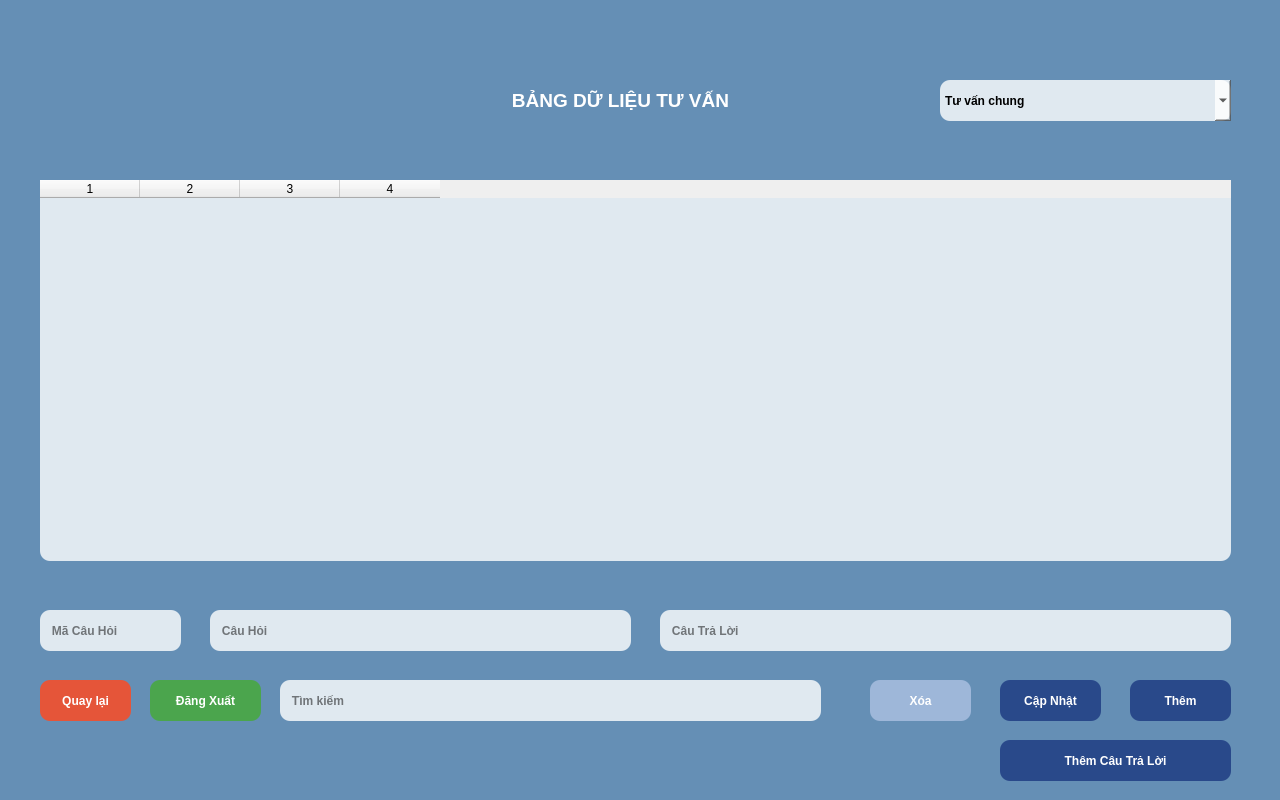
<?xml version="1.0" encoding="UTF-8"?>
<ui version="4.0">
 <class>datatable_window</class>
 <widget class="QMainWindow" name="datatable_window">
  <property name="geometry">
   <rect>
    <x>0</x>
    <y>0</y>
    <width>1280</width>
    <height>800</height>
   </rect>
  </property>
  <property name="minimumSize">
   <size>
    <width>1280</width>
    <height>800</height>
   </size>
  </property>
  <property name="maximumSize">
   <size>
    <width>1280</width>
    <height>800</height>
   </size>
  </property>
  <property name="windowTitle">
   <string>BẢNG DỮ LIỆU TƯ VẤN</string>
  </property>
  <property name="windowIcon">
   <iconset>
    <normaloff>img/logo.png</normaloff>img/logo.png</iconset>
  </property>
  <widget class="QWidget" name="centralwidget">
   <widget class="QLabel" name="logo">
    <property name="geometry">
     <rect>
      <x>40</x>
      <y>20</y>
      <width>271</width>
      <height>141</height>
     </rect>
    </property>
    <property name="styleSheet">
     <string notr="true"/>
    </property>
    <property name="text">
     <string/>
    </property>
    <property name="pixmap">
     <pixmap>img/logo.png</pixmap>
    </property>
    <property name="scaledContents">
     <bool>true</bool>
    </property>
    <property name="wordWrap">
     <bool>false</bool>
    </property>
    <property name="openExternalLinks">
     <bool>false</bool>
    </property>
   </widget>
   <widget class="QPushButton" name="tittle_window">
    <property name="geometry">
     <rect>
      <x>370</x>
      <y>50</y>
      <width>501</width>
      <height>101</height>
     </rect>
    </property>
    <property name="font">
     <font>
      <family>Tahoma</family>
      <pointsize>14</pointsize>
      <weight>75</weight>
      <italic>false</italic>
      <bold>true</bold>
     </font>
    </property>
    <property name="tabletTracking">
     <bool>false</bool>
    </property>
    <property name="styleSheet">
     <string notr="true">QPushButton{
	color: rgb(255, 255, 255);
	font: 75 14pt &quot;Tahoma&quot;;
	border-radius: 20px;
	font-weight: bold;
}
QPushButton:hover{
	font: 75 16pt &quot;Tahoma&quot;;
	border-radius: 20px;
	font-weight: bold;
}</string>
    </property>
    <property name="text">
     <string>BẢNG DỮ LIỆU TƯ VẤN</string>
    </property>
   </widget>
   <widget class="QPushButton" name="back_button">
    <property name="geometry">
     <rect>
      <x>40</x>
      <y>680</y>
      <width>91</width>
      <height>41</height>
     </rect>
    </property>
    <property name="styleSheet">
     <string notr="true">QPushButton{
	color: rgb(255, 255, 255);
	font: 75 10pt &quot;Tahoma&quot;;
	border-radius: 10px;
	background-color: rgb(236, 82, 51,95%);
	font-weight: bold;
}
QPushButton:hover{
	font: 75 12pt &quot;Tahoma&quot;;
	border-radius: 10px;
	border: 3px solid #EC5233;
	background-color: rgb(236, 82, 51,65%);
	font-weight: bold;
}</string>
    </property>
    <property name="text">
     <string>Quay lại</string>
    </property>
    <property name="autoRepeatDelay">
     <number>300</number>
    </property>
   </widget>
   <widget class="QPushButton" name="delete_button">
    <property name="geometry">
     <rect>
      <x>870</x>
      <y>680</y>
      <width>101</width>
      <height>41</height>
     </rect>
    </property>
    <property name="styleSheet">
     <string notr="true">QPushButton{
	color: rgb(255,255,255);
	font: 75 14pt &quot;Tahoma&quot;;
	border-radius: 10px;
	background-color: rgb(177, 196, 229,75%);
	font-weight: bold;
}
QPushButton:hover{
	font: 75 16pt &quot;Tahoma&quot;;
	border-radius: 10px;
	border: 3px solid #b1c4e5;
	background-color: rgb(177, 196, 229,60%);
	font-weight: bold;
}</string>
    </property>
    <property name="text">
     <string>Xóa</string>
    </property>
    <property name="autoRepeatDelay">
     <number>300</number>
    </property>
   </widget>
   <widget class="QPushButton" name="update_button">
    <property name="geometry">
     <rect>
      <x>1000</x>
      <y>680</y>
      <width>101</width>
      <height>41</height>
     </rect>
    </property>
    <property name="styleSheet">
     <string notr="true">QPushButton{
	font: 75 10pt &quot;Tahoma&quot;;
	border-radius: 10px;
	background-color: rgba(34,65,134,90%);
	color: rgb(255, 255, 255);
	font-weight: bold;
}
QPushButton:hover{
	font: 75 12pt &quot;Tahoma&quot;;
	border-radius: 10px;
	border: 3px solid rgb(59,108,212);
	background-color: rgba(59,108,212,65%);
	font-weight: bold;
}</string>
    </property>
    <property name="text">
     <string>Cập Nhật</string>
    </property>
    <property name="autoRepeatDelay">
     <number>300</number>
    </property>
   </widget>
   <widget class="QPushButton" name="add_button">
    <property name="geometry">
     <rect>
      <x>1130</x>
      <y>680</y>
      <width>101</width>
      <height>41</height>
     </rect>
    </property>
    <property name="styleSheet">
     <string notr="true">QPushButton{
	font: 75 10pt &quot;Tahoma&quot;;
	border-radius: 10px;
	background-color: rgba(34,65,134,90%);
	color: rgb(255, 255, 255);
	font-weight: bold;
}
QPushButton:hover{
	font: 75 12pt &quot;Tahoma&quot;;
	border-radius: 10px;
	border: 3px solid rgb(59,108,212);
	background-color: rgba(59,108,212,65%);
	font-weight: bold;
}</string>
    </property>
    <property name="text">
     <string>Thêm</string>
    </property>
    <property name="autoRepeatDelay">
     <number>300</number>
    </property>
   </widget>
   <widget class="QTableWidget" name="datatable">
    <property name="geometry">
     <rect>
      <x>40</x>
      <y>180</y>
      <width>1191</width>
      <height>381</height>
     </rect>
    </property>
    <property name="styleSheet">
     <string notr="true">QTableWidget{
	font: 75 10pt &quot;Tahoma&quot;;
	border-radius: 10px;
	background-color: rgba(255, 255, 255,80%);
	font-weight: bold;
}

QTableWidget:hover{
	font: 75 12pt &quot;Tahoma&quot;;
	border: 2px solid #92D050;
	background-color: rgba(255, 255, 255,90%);
	font-weight: bold;
}</string>
    </property>
    <property name="editTriggers">
     <set>QAbstractItemView::SelectedClicked</set>
    </property>
    <property name="columnCount">
     <number>4</number>
    </property>
    <column/>
    <column/>
    <column/>
    <column/>
   </widget>
   <widget class="QLabel" name="background">
    <property name="geometry">
     <rect>
      <x>0</x>
      <y>0</y>
      <width>1280</width>
      <height>800</height>
     </rect>
    </property>
    <property name="minimumSize">
     <size>
      <width>1280</width>
      <height>800</height>
     </size>
    </property>
    <property name="maximumSize">
     <size>
      <width>1280</width>
      <height>800</height>
     </size>
    </property>
    <property name="mouseTracking">
     <bool>false</bool>
    </property>
    <property name="tabletTracking">
     <bool>false</bool>
    </property>
    <property name="focusPolicy">
     <enum>Qt::NoFocus</enum>
    </property>
    <property name="contextMenuPolicy">
     <enum>Qt::NoContextMenu</enum>
    </property>
    <property name="autoFillBackground">
     <bool>false</bool>
    </property>
    <property name="styleSheet">
     <string notr="true"/>
    </property>
    <property name="text">
     <string/>
    </property>
    <property name="pixmap">
     <pixmap>img/background.jpg</pixmap>
    </property>
    <property name="scaledContents">
     <bool>true</bool>
    </property>
   </widget>
   <widget class="QLabel" name="background_fillter">
    <property name="geometry">
     <rect>
      <x>0</x>
      <y>0</y>
      <width>1280</width>
      <height>800</height>
     </rect>
    </property>
    <property name="minimumSize">
     <size>
      <width>1280</width>
      <height>800</height>
     </size>
    </property>
    <property name="maximumSize">
     <size>
      <width>1280</width>
      <height>800</height>
     </size>
    </property>
    <property name="mouseTracking">
     <bool>false</bool>
    </property>
    <property name="tabletTracking">
     <bool>false</bool>
    </property>
    <property name="focusPolicy">
     <enum>Qt::NoFocus</enum>
    </property>
    <property name="contextMenuPolicy">
     <enum>Qt::NoContextMenu</enum>
    </property>
    <property name="autoFillBackground">
     <bool>false</bool>
    </property>
    <property name="styleSheet">
     <string notr="true">QLabel{
	background: rgb(8, 78, 142,60%);
}</string>
    </property>
    <property name="text">
     <string/>
    </property>
   </widget>
   <widget class="QPushButton" name="logout_button">
    <property name="geometry">
     <rect>
      <x>150</x>
      <y>680</y>
      <width>111</width>
      <height>41</height>
     </rect>
    </property>
    <property name="styleSheet">
     <string notr="true">QPushButton{
	color: rgb(255, 255, 255);
	font: 75 10pt &quot;Tahoma&quot;;
	border-radius: 10px;
	background-color: rgba(74,167,72,95%);
	font-weight: bold;
}
QPushButton:hover{
	font: 75 12pt &quot;Tahoma&quot;;
	border-radius: 10px;
	border: 3px solid #4AA748;
	background-color: rgba(132,193,65,65%);
	font-weight: bold;
}</string>
    </property>
    <property name="text">
     <string>Đăng Xuất</string>
    </property>
    <property name="autoRepeatDelay">
     <number>300</number>
    </property>
   </widget>
   <widget class="QLineEdit" name="idkeyword_input">
    <property name="geometry">
     <rect>
      <x>40</x>
      <y>610</y>
      <width>141</width>
      <height>41</height>
     </rect>
    </property>
    <property name="styleSheet">
     <string notr="true">QLineEdit{
	font: 75 10pt &quot;HungHau&quot;;
	border-radius: 10px;
	background-color: rgba(255, 255, 255,80%);
	font-weight: bold;
}

QLineEdit:hover{
	font: 75 12pt &quot;HungHau&quot;;
	border: 2px solid #92D050;
	background-color: rgba(255, 255, 255,90%);
	font-weight: bold;
}</string>
    </property>
    <property name="text">
     <string/>
    </property>
    <property name="echoMode">
     <enum>QLineEdit::Normal</enum>
    </property>
    <property name="cursorPosition">
     <number>0</number>
    </property>
    <property name="alignment">
     <set>Qt::AlignLeading|Qt::AlignLeft|Qt::AlignVCenter</set>
    </property>
    <property name="placeholderText">
     <string>   Mã Câu Hỏi</string>
    </property>
   </widget>
   <widget class="QLineEdit" name="question_input">
    <property name="geometry">
     <rect>
      <x>210</x>
      <y>610</y>
      <width>421</width>
      <height>41</height>
     </rect>
    </property>
    <property name="styleSheet">
     <string notr="true">QLineEdit{
	font: 75 10pt &quot;HungHau&quot;;
	border-radius: 10px;
	background-color: rgba(255, 255, 255,80%);
	font-weight: bold;
}

QLineEdit:hover{
	font: 75 12pt &quot;HungHau&quot;;
	border: 2px solid #92D050;
	background-color: rgba(255, 255, 255,90%);
	font-weight: bold;
}</string>
    </property>
    <property name="text">
     <string/>
    </property>
    <property name="echoMode">
     <enum>QLineEdit::Normal</enum>
    </property>
    <property name="cursorPosition">
     <number>0</number>
    </property>
    <property name="alignment">
     <set>Qt::AlignLeading|Qt::AlignLeft|Qt::AlignVCenter</set>
    </property>
    <property name="placeholderText">
     <string>   Câu Hỏi</string>
    </property>
   </widget>
   <widget class="QLineEdit" name="answer_input">
    <property name="geometry">
     <rect>
      <x>660</x>
      <y>610</y>
      <width>571</width>
      <height>41</height>
     </rect>
    </property>
    <property name="styleSheet">
     <string notr="true">QLineEdit{
	font: 75 10pt &quot;HungHau&quot;;
	border-radius: 10px;
	background-color: rgba(255, 255, 255,80%);
	font-weight: bold;
}

QLineEdit:hover{
	font: 75 12pt &quot;HungHau&quot;;
	border: 2px solid #92D050;
	background-color: rgba(255, 255, 255,90%);
	font-weight: bold;
}</string>
    </property>
    <property name="text">
     <string/>
    </property>
    <property name="echoMode">
     <enum>QLineEdit::Normal</enum>
    </property>
    <property name="cursorPosition">
     <number>0</number>
    </property>
    <property name="alignment">
     <set>Qt::AlignLeading|Qt::AlignLeft|Qt::AlignVCenter</set>
    </property>
    <property name="placeholderText">
     <string>   Câu Trả Lời</string>
    </property>
   </widget>
   <widget class="QLineEdit" name="search_input">
    <property name="geometry">
     <rect>
      <x>280</x>
      <y>680</y>
      <width>541</width>
      <height>41</height>
     </rect>
    </property>
    <property name="styleSheet">
     <string notr="true">QLineEdit{
	font: 75 10pt &quot;HungHau&quot;;
	border-radius: 10px;
	background-color: rgba(255, 255, 255,80%);
	font-weight: bold;
}

QLineEdit:hover{
	font: 75 12pt &quot;HungHau&quot;;
	border: 2px solid #92D050;
	background-color: rgba(255, 255, 255,90%);
	font-weight: bold;
}</string>
    </property>
    <property name="text">
     <string/>
    </property>
    <property name="echoMode">
     <enum>QLineEdit::Normal</enum>
    </property>
    <property name="cursorPosition">
     <number>0</number>
    </property>
    <property name="alignment">
     <set>Qt::AlignLeading|Qt::AlignLeft|Qt::AlignVCenter</set>
    </property>
    <property name="placeholderText">
     <string>   Tìm kiếm</string>
    </property>
   </widget>
   <widget class="QComboBox" name="choosetable_box">
    <property name="geometry">
     <rect>
      <x>940</x>
      <y>80</y>
      <width>291</width>
      <height>41</height>
     </rect>
    </property>
    <property name="styleSheet">
     <string notr="true">QComboBox{
	font: 75 12pt &quot;Tahoma&quot;;
	border-radius: 10px;
	background-color: rgba(255, 255, 255,80%);
	font-weight: bold;
}

QComboBox:hover{
	font: 75 14pt &quot;Tahoma&quot;;
	border: 2px solid #92D050;
	background-color: rgba(255, 255, 255,90%);
	font-weight: bold;
}</string>
    </property>
    <item>
     <property name="text">
      <string>Tư vấn chung</string>
     </property>
    </item>
    <item>
     <property name="text">
      <string>Công nghệ thông tin</string>
     </property>
    </item>
    <item>
     <property name="text">
      <string>Du lịch</string>
     </property>
    </item>
    <item>
     <property name="text">
      <string>Quản Trị Kinh Doanh</string>
     </property>
    </item>
   </widget>
   <widget class="QPushButton" name="add_button_ctl">
    <property name="geometry">
     <rect>
      <x>1000</x>
      <y>740</y>
      <width>231</width>
      <height>41</height>
     </rect>
    </property>
    <property name="styleSheet">
     <string notr="true">QPushButton{
	font: 75 10pt &quot;Tahoma&quot;;
	border-radius: 10px;
	background-color: rgba(34,65,134,90%);
	color: rgb(255, 255, 255);
	font-weight: bold;
}
QPushButton:hover{
	font: 75 12pt &quot;Tahoma&quot;;
	border-radius: 10px;
	border: 3px solid rgb(59,108,212);
	background-color: rgba(59,108,212,65%);
	font-weight: bold;
}</string>
    </property>
    <property name="text">
     <string>Thêm Câu Trả Lời</string>
    </property>
    <property name="autoRepeatDelay">
     <number>300</number>
    </property>
   </widget>
   <zorder>background</zorder>
   <zorder>background_fillter</zorder>
   <zorder>logo</zorder>
   <zorder>tittle_window</zorder>
   <zorder>back_button</zorder>
   <zorder>delete_button</zorder>
   <zorder>update_button</zorder>
   <zorder>add_button</zorder>
   <zorder>datatable</zorder>
   <zorder>logout_button</zorder>
   <zorder>idkeyword_input</zorder>
   <zorder>question_input</zorder>
   <zorder>answer_input</zorder>
   <zorder>search_input</zorder>
   <zorder>choosetable_box</zorder>
   <zorder>add_button_ctl</zorder>
  </widget>
 </widget>
 <resources/>
 <connections/>
</ui>
